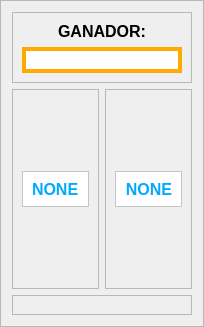
           <widget class="QFrame" name="frame_2">
            <property name="frameShape">
             <enum>QFrame::StyledPanel</enum>
            </property>
            <property name="frameShadow">
             <enum>QFrame::Raised</enum>
            </property>
            <layout class="QGridLayout" name="gridLayout_4">
             <item row="0" column="0" colspan="2">
              <widget class="QFrame" name="frame_48">
               <property name="maximumSize">
                <size>
                 <width>16777215</width>
                 <height>80</height>
                </size>
               </property>
               <property name="styleSheet">
                <string notr="true"/>
               </property>
               <property name="frameShape">
                <enum>QFrame::StyledPanel</enum>
               </property>
               <property name="frameShadow">
                <enum>QFrame::Raised</enum>
               </property>
               <layout class="QGridLayout" name="gridLayout_2">
                <item row="0" column="0">
                 <widget class="QLabel" name="page_inicio_sesion_label_nombreUsuario_38">
                  <property name="font">
                   <font>
                    <family>SansSerif</family>
                    <pointsize>12</pointsize>
                    <weight>75</weight>
                    <bold>true</bold>
                   </font>
                  </property>
                  <property name="styleSheet">
                   <string notr="true"/>
                  </property>
                  <property name="text">
                   <string>GANADOR:</string>
                  </property>
                  <property name="alignment">
                   <set>Qt::AlignCenter</set>
                  </property>
                 </widget>
                </item>
                <item row="1" column="0">
                 <widget class="QLabel" name="label_ganador">
                  <property name="font">
                   <font>
                    <family>SansSerif</family>
                    <pointsize>12</pointsize>
                    <weight>75</weight>
                    <bold>true</bold>
                   </font>
                  </property>
                  <property name="styleSheet">
                   <string notr="true">QLabel {
    border: 4px solid rgb(255, 170, 0);
    background-color: rgb(255, 255, 255);
}</string>
                  </property>
                  <property name="text">
                   <string/>
                  </property>
                  <property name="alignment">
                   <set>Qt::AlignCenter</set>
                  </property>
                 </widget>
                </item>
               </layout>
              </widget>
             </item>
             <item row="1" column="0">
              <widget class="QFrame" name="frame_16">
               <property name="minimumSize">
                <size>
                 <width>0</width>
                 <height>200</height>
                </size>
               </property>
               <property name="frameShape">
                <enum>QFrame::StyledPanel</enum>
               </property>
               <property name="frameShadow">
                <enum>QFrame::Raised</enum>
               </property>
               <layout class="QVBoxLayout" name="verticalLayout_42">
                <property name="spacing">
                 <number>20</number>
                </property>
                <item>
                 <widget class="QFrame" name="frame_19">
                  <property name="maximumSize">
                   <size>
                    <width>16777215</width>
                    <height>36</height>
                   </size>
                  </property>
                  <property name="styleSheet">
                   <string notr="true">
background-color: rgb(255, 255, 255);</string>
                  </property>
                  <property name="frameShape">
                   <enum>QFrame::StyledPanel</enum>
                  </property>
                  <property name="frameShadow">
                   <enum>QFrame::Raised</enum>
                  </property>
                  <layout class="QVBoxLayout" name="verticalLayout_48">
                   <item>
                    <widget class="QLabel" name="label_izq_1">
                     <property name="font">
                      <font>
                       <family>SansSerif</family>
                       <pointsize>12</pointsize>
                       <weight>75</weight>
                       <bold>true</bold>
                      </font>
                     </property>
                     <property name="styleSheet">
                      <string notr="true">color: rgb(0, 170, 255);</string>
                     </property>
                     <property name="text">
                      <string>NONE</string>
                     </property>
                    </widget>
                   </item>
                  </layout>
                 </widget>
                </item>
               </layout>
              </widget>
             </item>
             <item row="1" column="1">
              <widget class="QFrame" name="frame_17">
               <property name="minimumSize">
                <size>
                 <width>0</width>
                 <height>200</height>
                </size>
               </property>
               <property name="frameShape">
                <enum>QFrame::StyledPanel</enum>
               </property>
               <property name="frameShadow">
                <enum>QFrame::Raised</enum>
               </property>
               <layout class="QVBoxLayout" name="verticalLayout_44">
                <property name="spacing">
                 <number>20</number>
                </property>
                <item>
                 <widget class="QFrame" name="frame_47">
                  <property name="maximumSize">
                   <size>
                    <width>16777215</width>
                    <height>36</height>
                   </size>
                  </property>
                  <property name="styleSheet">
                   <string notr="true">
background-color: rgb(255, 255, 255);</string>
                  </property>
                  <property name="frameShape">
                   <enum>QFrame::StyledPanel</enum>
                  </property>
                  <property name="frameShadow">
                   <enum>QFrame::Raised</enum>
                  </property>
                  <layout class="QVBoxLayout" name="verticalLayout_49">
                   <item>
                    <widget class="QLabel" name="label_der_1">
                     <property name="font">
                      <font>
                       <family>SansSerif</family>
                       <pointsize>12</pointsize>
                       <weight>75</weight>
                       <bold>true</bold>
                      </font>
                     </property>
                     <property name="styleSheet">
                      <string notr="true">color: rgb(0, 170, 255);</string>
                     </property>
                     <property name="text">
                      <string>NONE</string>
                     </property>
                     <property name="alignment">
                      <set>Qt::AlignRight|Qt::AlignTrailing|Qt::AlignVCenter</set>
                     </property>
                    </widget>
                   </item>
                  </layout>
                 </widget>
                </item>
               </layout>
              </widget>
             </item>
             <item row="2" column="0" colspan="2">
              <widget class="QFrame" name="frame_49">
               <property name="maximumSize">
                <size>
                 <width>16777215</width>
                 <height>80</height>
                </size>
               </property>
               <property name="styleSheet">
                <string notr="true"/>
               </property>
               <property name="frameShape">
                <enum>QFrame::StyledPanel</enum>
               </property>
               <property name="frameShadow">
                <enum>QFrame::Raised</enum>
               </property>
               <layout class="QGridLayout" name="gridLayout_3"/>
              </widget>
             </item>
            </layout>
           </widget>
